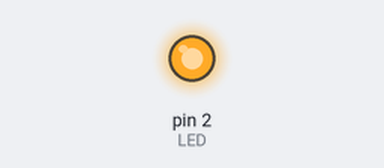
Simulated run of this sketch. Board: Arduino Uno, built with avr-gcc and run on an emulated ATmega328P. Shown: output pins drawn as LEDs (lit = HIGH).

Above: at 0.1 s.
Timing chart, 0 to 1.6 s (numbered marks = the images above):
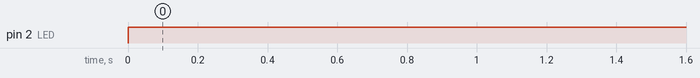

The sketch:

sketch_mar07a.ino
```cpp
int LED = 2;

// the setup function runs once when you press reset or power the board
void setup() {
  pinMode(LED, OUTPUT); //set the LED pin as OUTPUT
}

// the loop function runs over and over again forever
void loop() {
  digitalWrite(LED, HIGH);
}
```

Measured:
- by itself, pin 2 (LED): LOW → HIGH at 0.00 s
